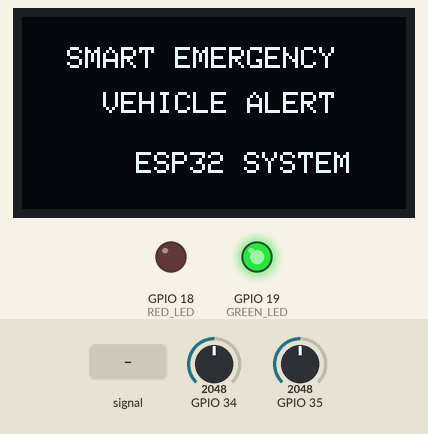
Recording of a sketch running on a simulated ESP32. Shown: 128×64 one-colour display, output pins drawn as LEDs (lit = HIGH). The test bench sets the inputs (shaded band); at power-on: GPIO 34 = 2048, GPIO 35 = 2048 (analog values on the 0–4095 scale). What the sketch prints to the serial monitor is not drawn.

Above: at 0.6 s.
At 3.8 s:
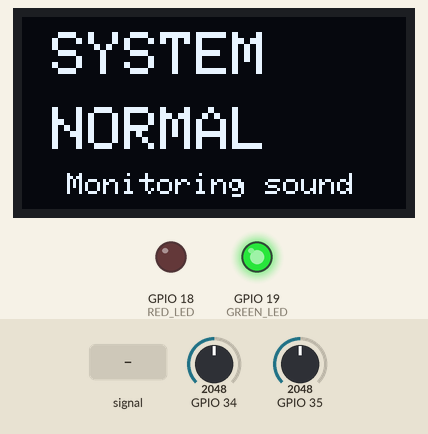
3.9 s: GPIO 34 fed a 1000 Hz sine of ±1023 counts around its level
At 5.0 s:
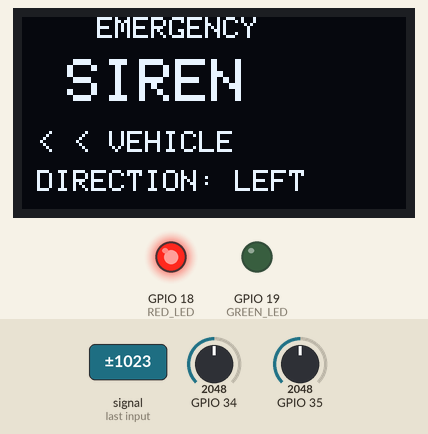
5.8 s: GPIO 34 set to 1760
At 6.5 s:
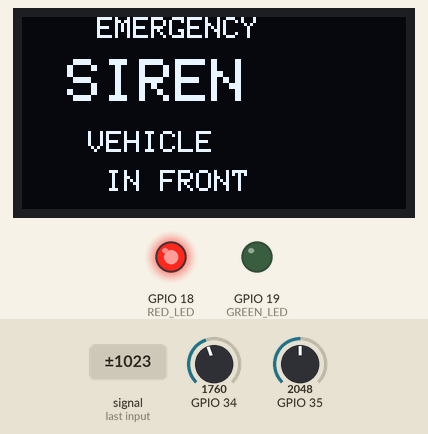
Timing chart, 0 to 8.8 s (numbered marks = the images above; inputs shaded):
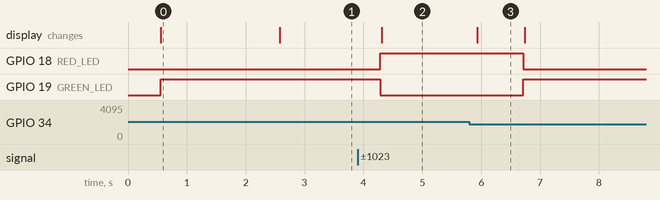

The sketch:

Smart_Emergency_Vehicle_Alert_System.ino
```cpp
#include <Wire.h>
#include <Adafruit_GFX.h>
#include <Adafruit_SSD1306.h>
#include <math.h>

/*
  Smart Emergency Vehicle Alert System
  ESP32 + 2 x MAX9814 + 128x64 OLED + Red/Green LEDs

  Connections:
  Left MAX9814 OUT  -> GPIO34
  Right MAX9814 OUT -> GPIO35
  OLED SDA          -> GPIO21
  OLED SCL          -> GPIO22
  Red LED           -> GPIO18 through 220 ohm resistor
  Green LED         -> GPIO19 through 220 ohm resistor

  OLED I2C address: 0x3C

  Detection uses:
  1. Audio RMS level
  2. Approximate frequency from zero crossings
  3. Multiple consecutive detection windows
  4. Two-microphone level comparison for direction

  IMPORTANT:
  Siren detection thresholds must be calibrated in your actual prototype.
*/

#define SCREEN_WIDTH 128
#define SCREEN_HEIGHT 64
#define OLED_ADDR 0x3C

Adafruit_SSD1306 display(SCREEN_WIDTH, SCREEN_HEIGHT, &Wire, -1);

const int MIC_LEFT  = 34;
const int MIC_RIGHT = 35;

const int RED_LED   = 18;
const int GREEN_LED = 19;

const uint32_t SAMPLE_RATE = 8000;
const uint16_t SAMPLES_PER_WINDOW = 256;

// Adjustable siren frequency range
const float SIREN_MIN_HZ = 600.0;
const float SIREN_MAX_HZ = 1800.0;

// Adjust this after watching RMS values in Serial Monitor
const float MIN_RMS = 45.0;

const int DETECT_CONFIRM_COUNT = 4;
const int RELEASE_COUNT = 10;

const float DIRECTION_MARGIN = 1.20;

bool sirenDetected = false;
int goodCount = 0;
int badCount = 0;

enum Direction {
  DIR_FRONT,
  DIR_LEFT,
  DIR_RIGHT
};

Direction currentDirection = DIR_FRONT;

struct AudioInfo {
  float rms;
  float frequency;
};

AudioInfo analyzeMic(int pin) {
  float samples[SAMPLES_PER_WINDOW];
  double sum = 0.0;

  const uint32_t samplePeriodUs = 1000000UL / SAMPLE_RATE;
  uint32_t nextSample = micros();

  for (uint16_t i = 0; i < SAMPLES_PER_WINDOW; i++) {
    while ((int32_t)(micros() - nextSample) < 0) {
      // Wait for the next sample time
    }

    int raw = analogRead(pin);
    samples[i] = (float)raw;
    sum += samples[i];
    nextSample += samplePeriodUs;
  }

  float dc = (float)(sum / SAMPLES_PER_WINDOW);

  double sumSq = 0.0;
  int crossings = 0;
  const float crossingThreshold = 8.0;

  bool previousPositive = (samples[0] - dc) > crossingThreshold;

  for (uint16_t i = 0; i < SAMPLES_PER_WINDOW; i++) {
    float x = samples[i] - dc;
    sumSq += (double)x * (double)x;

    bool positive = previousPositive;

    if (x > crossingThreshold) {
      positive = true;
    }
    else if (x < -crossingThreshold) {
      positive = false;
    }

    if (positive != previousPositive) {
      crossings++;
      previousPositive = positive;
    }
  }

  AudioInfo info;
  info.rms = sqrt(sumSq / SAMPLES_PER_WINDOW);

  float windowSeconds =
      (float)SAMPLES_PER_WINDOW / (float)SAMPLE_RATE;

  if (crossings > 1) {
    info.frequency = (crossings / 2.0) / windowSeconds;
  }
  else {
    info.frequency = 0.0;
  }

  return info;
}

bool sirenLike(AudioInfo left, AudioInfo right) {
  float strongestRms = max(left.rms, right.rms);
  float averageRms = (left.rms + right.rms) / 2.0;

  if (strongestRms < MIN_RMS) {
    return false;
  }

  bool leftFreqOK =
      left.frequency >= SIREN_MIN_HZ &&
      left.frequency <= SIREN_MAX_HZ;

  bool rightFreqOK =
      right.frequency >= SIREN_MIN_HZ &&
      right.frequency <= SIREN_MAX_HZ;

  if (averageRms < (MIN_RMS * 0.55)) {
    return false;
  }

  return leftFreqOK || rightFreqOK;
}

void updateDirection(float leftRms, float rightRms) {
  if (leftRms > rightRms * DIRECTION_MARGIN) {
    currentDirection = DIR_LEFT;
  }
  else if (rightRms > leftRms * DIRECTION_MARGIN) {
    currentDirection = DIR_RIGHT;
  }
  else {
    currentDirection = DIR_FRONT;
  }
}

void showNormalScreen() {
  display.clearDisplay();
  display.setTextColor(SSD1306_WHITE);

  display.setTextSize(2);
  display.setCursor(10, 5);
  display.println("SYSTEM");

  display.setCursor(10, 30);
  display.println("NORMAL");

  display.setTextSize(1);
  display.setCursor(15, 52);
  display.println("Monitoring sound");

  display.display();
}

void showEmergencyScreen() {
  display.clearDisplay();
  display.setTextColor(SSD1306_WHITE);

  display.setTextSize(1);
  display.setCursor(25, 0);
  display.println("EMERGENCY");

  display.setTextSize(2);
  display.setCursor(15, 14);
  display.println("SIREN");

  display.setTextSize(1);

  if (currentDirection == DIR_LEFT) {
    display.setCursor(5, 38);
    display.println("< < VEHICLE");
    display.setCursor(5, 51);
    display.println("DIRECTION: LEFT");
  }
  else if (currentDirection == DIR_RIGHT) {
    display.setCursor(5, 38);
    display.println("VEHICLE > >");
    display.setCursor(5, 51);
    display.println("DIRECTION: RIGHT");
  }
  else {
    display.setCursor(22, 38);
    display.println("VEHICLE");
    display.setCursor(28, 51);
    display.println("IN FRONT");
  }

  display.display();
}

void updateLeds() {
  digitalWrite(RED_LED, sirenDetected ? HIGH : LOW);
  digitalWrite(GREEN_LED, sirenDetected ? LOW : HIGH);
}

void setup() {
  Serial.begin(115200);
  delay(500);

  pinMode(RED_LED, OUTPUT);
  pinMode(GREEN_LED, OUTPUT);

  analogReadResolution(12);
  analogSetPinAttenuation(MIC_LEFT, ADC_11db);
  analogSetPinAttenuation(MIC_RIGHT, ADC_11db);

  Wire.begin(21, 22);

  if (!display.begin(SSD1306_SWITCHCAPVCC, OLED_ADDR)) {
    Serial.println("OLED not found at 0x3C");
    while (true) {
      digitalWrite(RED_LED, HIGH);
      delay(200);
      digitalWrite(RED_LED, LOW);
      delay(200);
    }
  }

  display.clearDisplay();
  display.setTextColor(SSD1306_WHITE);
  display.setTextSize(1);

  display.setCursor(15, 10);
  display.println("SMART EMERGENCY");

  display.setCursor(27, 25);
  display.println("VEHICLE ALERT");

  display.setCursor(38, 45);
  display.println("ESP32 SYSTEM");

  display.display();

  digitalWrite(RED_LED, LOW);
  digitalWrite(GREEN_LED, HIGH);

  delay(2000);
  showNormalScreen();

  Serial.println();
  Serial.println("======================================");
  Serial.println(" Smart Emergency Vehicle Alert System");
  Serial.println("======================================");
  Serial.println("Left Mic  : GPIO34");
  Serial.println("Right Mic : GPIO35");
  Serial.println("OLED SDA  : GPIO21");
  Serial.println("OLED SCL  : GPIO22");
  Serial.println("OLED Addr : 0x3C");
  Serial.println();
  Serial.println("Watch RMS/frequency values.");
  Serial.println("Adjust MIN_RMS if false detection occurs.");
  Serial.println();
}

void loop() {
  AudioInfo left = analyzeMic(MIC_LEFT);
  AudioInfo right = analyzeMic(MIC_RIGHT);

  bool possibleSiren = sirenLike(left, right);

  if (possibleSiren) {
    goodCount++;
    badCount = 0;

    if (goodCount >= DETECT_CONFIRM_COUNT) {
      sirenDetected = true;
    }
  }
  else {
    badCount++;
    goodCount = 0;

    if (badCount >= RELEASE_COUNT) {
      sirenDetected = false;
    }
  }

  if (sirenDetected) {
    updateDirection(left.rms, right.rms);
  }

  updateLeds();

  Serial.print("L_RMS=");
  Serial.print(left.rms, 1);
  Serial.print(" L_F=");
  Serial.print(left.frequency, 0);
  Serial.print("Hz | R_RMS=");
  Serial.print(right.rms, 1);
  Serial.print(" R_F=");
  Serial.print(right.frequency, 0);
  Serial.print("Hz | ");

  if (sirenDetected) {
    Serial.print("SIREN=YES | DIR=");

    if (currentDirection == DIR_LEFT)
      Serial.println("LEFT");
    else if (currentDirection == DIR_RIGHT)
      Serial.println("RIGHT");
    else
      Serial.println("FRONT");
  }
  else {
    Serial.println("SIREN=NO");
  }

  if (sirenDetected)
    showEmergencyScreen();
  else
    showNormalScreen();
}
```

Measured:
- after the input at 3.9 s, GPIO 18 (RED_LED): LOW → HIGH after 0.38 s; GPIO 19 (GREEN_LED): HIGH → LOW after 0.38 s; the display: changes after 0.41 s (image 2)
- after the input at 5.8 s, GPIO 18 (RED_LED): HIGH → LOW after 0.91 s; GPIO 19 (GREEN_LED): LOW → HIGH after 0.91 s; the display: changes after 0.13 s (image 3)
- what the display in image 0 shows lasts 2.0 s, from 0.6 s to 2.6 s
- what the display in image 3 shows lasts 0.8 s, from 5.9 s to 6.7 s
